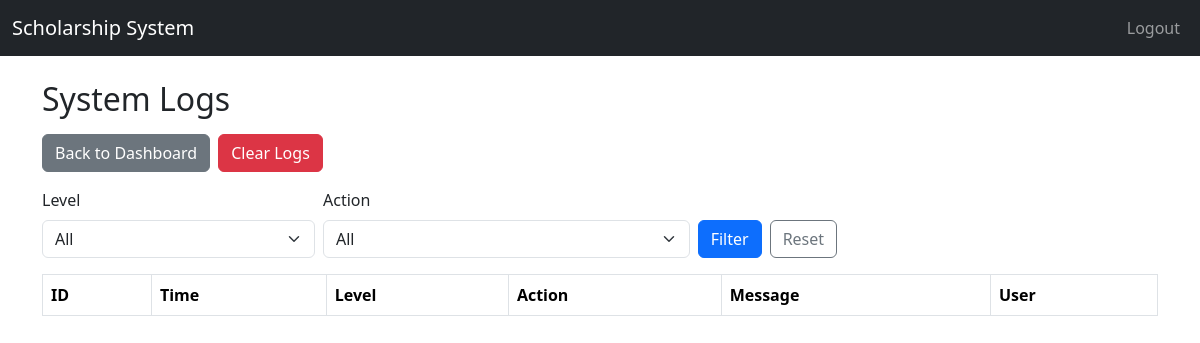
Before: /admin/logs (signed in) with the older database file.
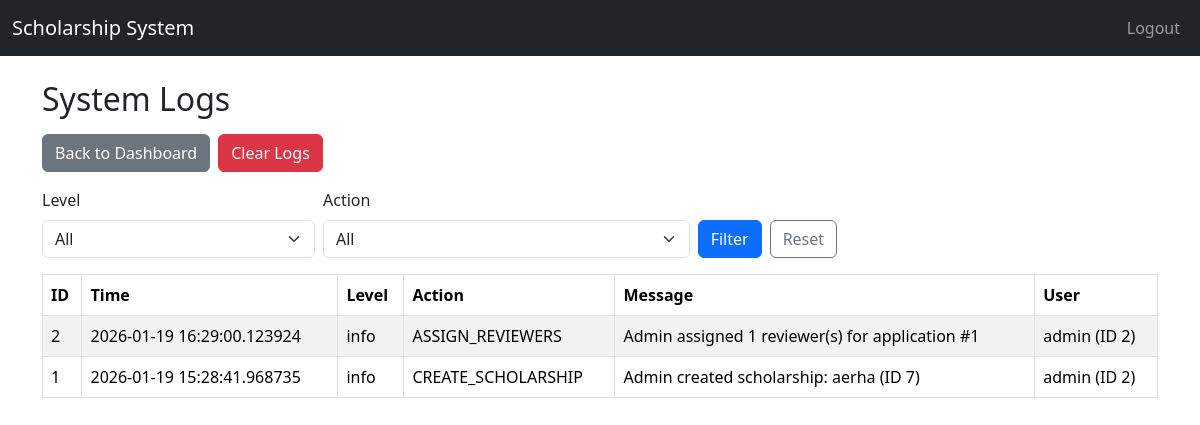
After: the same page with the newer database file.
### app/models.py (models this page shows)
class SystemLog(db.Model):
    id = db.Column(db.Integer, primary_key=True)
    level = db.Column(db.String(20), default="info", nullable=False)
    action = db.Column(db.String(80), nullable=False)
    message = db.Column(db.Text, nullable=False)
    user_id = db.Column(db.Integer, db.ForeignKey("user.id"), nullable=True)
    created_at = db.Column(db.DateTime, default=datetime.utcnow, nullable=False)
    user = db.relationship("User", backref="system_logs", lazy=True)

class User(UserMixin, db.Model):
    id = db.Column(db.Integer, primary_key=True)
    username = db.Column(db.String(50), unique=True, nullable=False)
    email = db.Column(db.String(100), unique=True, nullable=False)
    your_id = db.Column(db.String(20), unique=True, nullable=True)
    password = db.Column(db.String(255), nullable=False)
    role = db.Column(db.String(20), nullable=False)
    created_at = db.Column(db.DateTime, default=datetime.utcnow)

### app/routes/admin_routes.py (the view)
@admin_bp.route("/logs")
@login_required
def system_logs():
    if current_user.role != "admin":
        flash("Access denied.", "danger")
        return redirect(url_for("auth.login"))
    level = request.args.get("level", "").strip()
    action = request.args.get("action", "").strip()
    q = SystemLog.query.order_by(SystemLog.id.desc())
    if level:
        q = q.filter(SystemLog.level == level)
    if action:
        q = q.filter(SystemLog.action == action)
    logs = q.limit(200).all()
    levels = [r[0] for r in db.session.query(SystemLog.level).distinct().all()]
    actions = [r[0] for r in db.session.query(SystemLog.action).distinct().all()]
    return render_template(
        "admin/logs.html",
        logs=logs,
        levels=levels,
        actions=actions,
        selected_level=level,
        selected_action=action
    )

### app/templates/admin/logs.html (shortened to what this page needs)
{% extends "base.html" %}
{% block content %}
<h2 class="mb-3">System Logs</h2>
<div class="d-flex gap-2 mb-3">
  <a class="btn btn-secondary" href="{{ url_for('admin.dashboard') }}">Back to Dashboard</a>
  <form method="post" action="{{ url_for('admin.clear_logs') }}">
    <button class="btn btn-danger"
            type="submit"
            onclick="return confirm('Clear ALL logs?')">
      Clear Logs
    </button>
  </form>
</div>
<form class="row g-2 align-items-end mb-3" method="get" action="{{ url_for('admin.system_logs') }}">
  <div class="col-md-3">
    <label class="form-label">Level</label>
    <select class="form-select" name="level">
      <option value="">All</option>
    </select>
  </div>
  <div class="col-md-4">
    <label class="form-label">Action</label>
    <select class="form-select" name="action">
      <option value="">All</option>
    </select>
  </div>
  <div class="col-md-5 d-flex gap-2">
    <button class="btn btn-primary" type="submit">Filter</button>
    <a class="btn btn-outline-secondary" href="{{ url_for('admin.system_logs') }}">Reset</a>
  </div>
</form>
<div class="table-responsive">
  <table class="table table-bordered table-striped align-middle">
    <thead>
      <tr>
        <th>ID</th>
        <th>Time</th>
        <th>Level</th>
        <th>Action</th>
        <th>Message</th>
        <th>User</th>
      </tr>
    </thead>
    <tbody>
      {% for log in logs %}
      <tr>
        <td>{{ log.id }}</td>
        <td>{{ log.created_at }}</td>
        <td>{{ log.level }}</td>
        <td>{{ log.action }}</td>
        <td>{{ log.message }}</td>
        <td>
          {% if log.user %}
            {{ log.user.username }} (ID {{ log.user.id }})
          {% else %}
            -
          {% endif %}
        </td>
      </tr>
      {% endfor %}
    </tbody>
  </table>
</div>
{% endblock %}

Changed rows visible on the page:
added SystemLog: id "2", created_at "2026-01-19 16:29:00.123924", level "info", action "ASSIGN_REVIEWERS", message "Admin assigned 1 reviewer(s) for application #1", user.username "admin", user.id "2"
added SystemLog: id "1", created_at "2026-01-19 15:28:41.968735", level "info", action "CREATE_SCHOLARSHIP", message "Admin created scholarship: aerha (ID 7)", user.username "admin", user.id "2"
